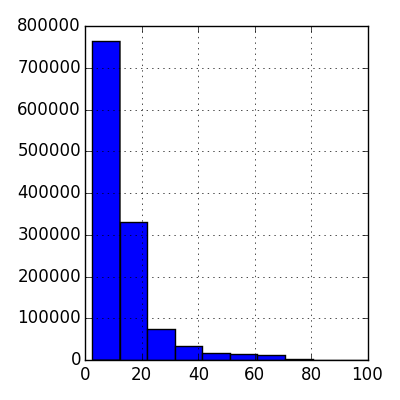

Generate this figure with Python:
# Get all the imports with this
from loadtaxi import *


start = time()

x = taxi['total_amount'][taxi['total_amount'] <= 100]
plt.hist(x)
plt.savefig('histogram.pdf')

mtimer(start, filename=__file__)
